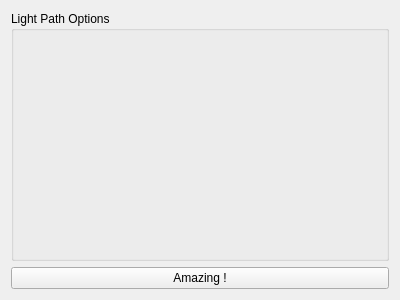
<?xml version="1.0" encoding="UTF-8"?>
<ui version="4.0">
  <class>LightPathUI</class>
  <widget class="QWidget" name="LightPathUI">
    <property name="geometry">
      <rect>
        <x>0</x>
        <y>0</y>
        <width>400</width>
        <height>300</height>
      </rect>
    </property>
    <property name="windowTitle">
      <string>Form</string>
    </property>
    <layout class="QGridLayout" name="gridLayout">
      
      <item row="0" column="0">
        <widget class="QGroupBox" name="_parameters">
          <property name="title">
            <string>Light Path Options</string>
          </property>
        </widget>        
      </item>
      
      <item row="1" column="0">
        <widget class="QPushButton" name="_amazingButton">
          <property name="text">
            <string>Amazing !</string>
          </property>
        </widget>
      </item>
      
    </layout>    
  </widget>
  <resources/>
  <connections/>
</ui>
